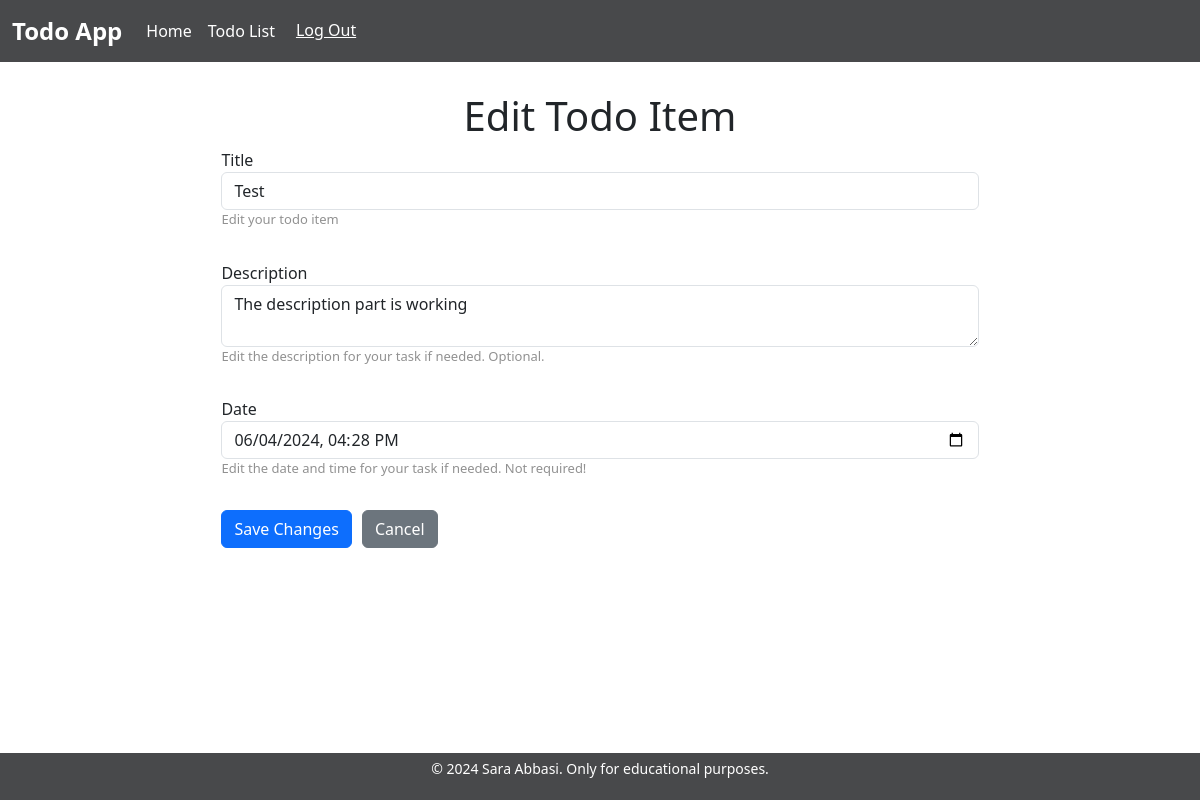
The app's page /7/edit/ (signed in) with its own data.
### todo_app/models.py (models this page shows, shortened)
class TodoItem(models.Model):
    title = models.CharField(max_length=200)
    description = models.TextField(blank=True)
    checked = models.BooleanField(default=False)
    owner = models.ForeignKey(User, on_delete=models.CASCADE, null=True)
    date = models.DateTimeField(blank=True, null=True)

### todo_app/views.py (the view)
# urls.py: path('<int:id>/edit/', edit_todo_item, name='todo_item_edit'),
@login_required(login_url='/accounts/login')
def edit_todo_item(request, id):
    todo_item = get_object_or_404(TodoItem, id=id, owner=request.user)
    if request.method == 'POST':
        form = TodoItemForm(request.POST, instance=todo_item)
        if form.is_valid():
            form.save()
            return redirect('todo_app:todo_list')
    else:
        form = TodoItemForm(instance=todo_item)
    return render(request, 'todo_app/edit_todo_item.html', {'form': form})

### todo_app/forms.py (shortened to what this page needs)
class TodoItemForm(forms.ModelForm):
    class Meta:
        model = TodoItem
        fields = ['title', 'description', 'checked', 'date']

### todo_app/templates/todo_app/edit_todo_item.html (shortened to what this page needs)
{% extends 'base.html' %}
{% block content %}
<div class="container edit-form-container">
    <h1>Edit Todo Item</h1>
    <form class="edit-todo-form" method="POST">
        <div class='input-container'>
            <label for="id_title">{{ form.title.label }}</label>
            <input class="form-control" type="text" name="title" value="{{ form.instance.title }}" required id="id_title">
            <p class='helper-text'>Edit your todo item</p>
        </div>
        <div class='input-container'>
            <label for="id_description">{{ form.description.label }}</label>
            <textarea class="form-control" name="description" id="id_description">{{ form.instance.description }}</textarea>
            <p class='helper-text'>Edit the description for your task if needed. Optional.</p>
        </div>
        <div class='input-container'>
            <label for="id_date">{{ form.date.label }}</label>
            <input class="form-control" type="datetime-local" name="date" value="{% if form.instance.date %}{{ form.instance.date|date:'Y-m-d\TH:i' }}{% endif %}" id="id_date">
            <p class='helper-text'>Edit the date and time for your task if needed. Not required!</p>
        </div>
        <button class='btn btn-primary' type="submit">Save Changes</button>
        <a href="{% url 'todo_app:todo_list' %}" class="btn btn-secondary">Cancel</a>
    </form>
</div>
{% endblock %}

### static/todo_app/styles.css (style rules this page uses)
.input-container { display: flex; flex-direction: column; width: 100%; margin-bottom: 15px; }
.helper-text { font-size: 13px; color: #919191; }
.edit-form-container { display: flex; flex-direction: column; justify-content: center; align-items: center; min-width: 300px; width: 70%; padding-top: 30px; }
.edit-todo-form { display: flex; flex-wrap: wrap; }
.edit-todo-form button { margin-right: 10px; }

### records on screen
TodoItem: title "Test", description "The description part is working", date "06/04/2024 16:28"
